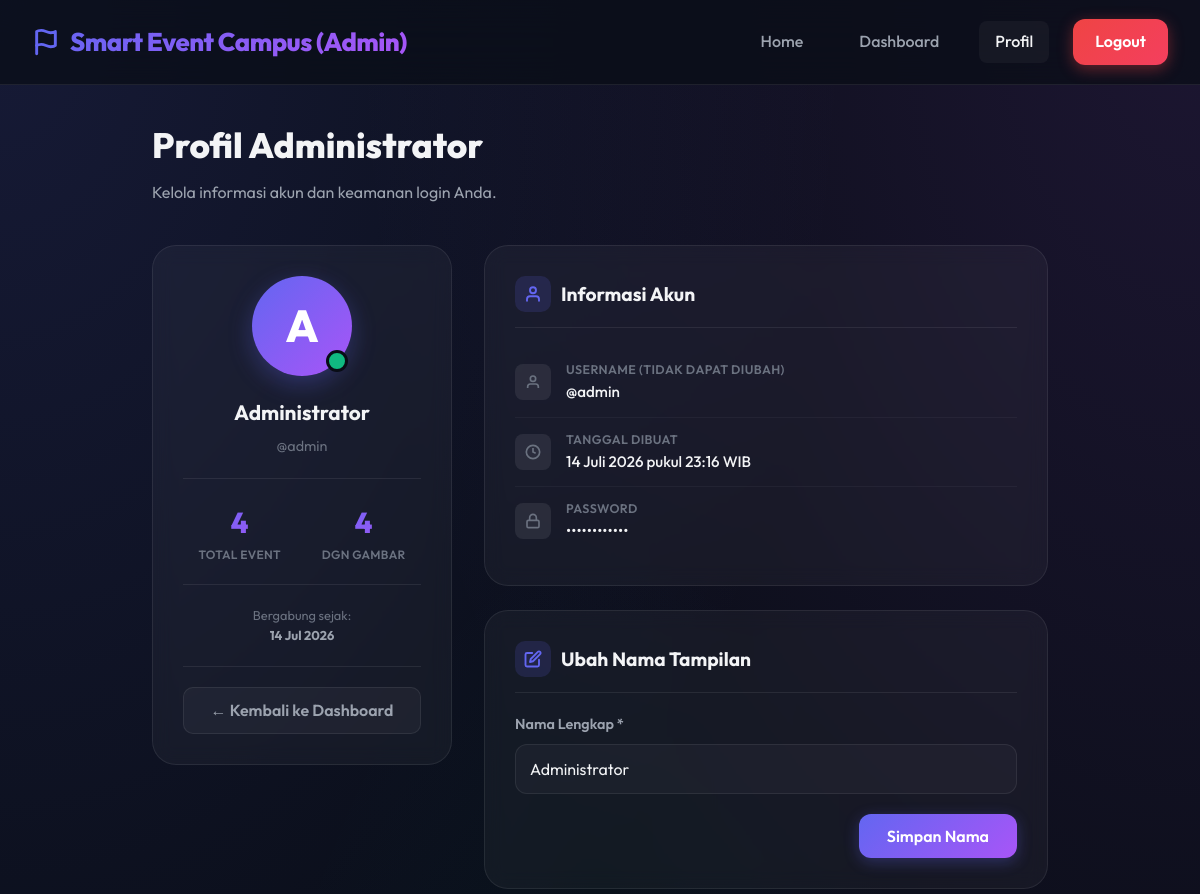
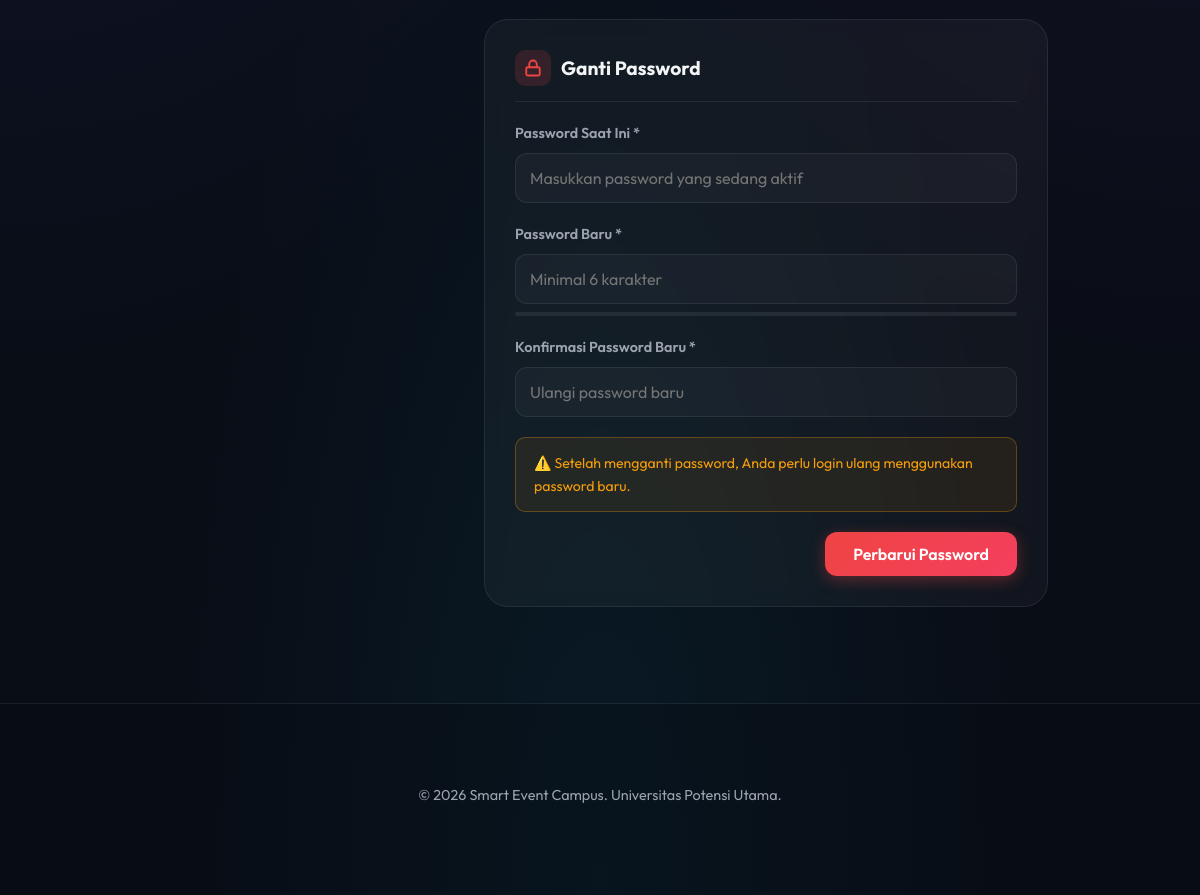
Screenshot of /admin_profile.php (signed in) with the database file from the repository (2 pictures, top to bottom).
### tables this page shows
CREATE TABLE IF NOT EXISTS `users` (
  `id` INT AUTO_INCREMENT PRIMARY KEY,
  `username` VARCHAR(50) NOT NULL UNIQUE,
  `password` VARCHAR(255) NOT NULL,
  `name` VARCHAR(100) NOT NULL,
  `created_at` TIMESTAMP DEFAULT CURRENT_TIMESTAMP
);

### config.php (called while the page is built, shortened)
<?php
function sanitize($str) {
    return htmlspecialchars($str, ENT_QUOTES, 'UTF-8');
}
?>

### admin_profile.php (the view, shortened to what this page needs)
<?php
require_once 'config.php';
try {
    $stmt = $pdo->prepare("SELECT * FROM users WHERE id = :id LIMIT 1");
    $stmt->execute(['id' => $_SESSION['admin_user_id']]);
    $adminData = $stmt->fetch();
} catch (PDOException $e) {
    $adminData = ['username' => $_SESSION['admin_username'], 'name' => $_SESSION['admin_name'], 'created_at' => '-'];
}
try {
    $totalEvents  = $pdo->query("SELECT COUNT(*) FROM events")->fetchColumn();
    $totalUploads = $pdo->query("SELECT COUNT(*) FROM events WHERE image_path IS NOT NULL")->fetchColumn();
} catch (PDOException $e) {
    $totalEvents = $totalUploads = 0;
}
?>
<!DOCTYPE html>
<html lang="id">
<head>
    <link rel="stylesheet" href="style.css">
</head>
<body>
    <nav class="navbar">
        <a href="index.php" class="nav-brand">
            <svg width="28" height="28" viewBox="0 0 24 24" fill="none" stroke="currentColor" stroke-width="2.5" stroke-linecap="round" stroke-linejoin="round" style="color: var(--primary);">
                <path d="M4 15s1-1 4-1 5 2 8 2 4-1 4-1V3s-1 1-4 1-5-2-8-2-4 1-4 1z"></path>
                <line x1="4" y1="22" x2="4" y2="15"></line>
            </svg>
            <span>Smart Event Campus (Admin)</span>
        </a>
        <div class="nav-links" id="nav-links-menu">
            <a href="index.php" class="nav-link">Home</a>
            <a href="admin_dashboard.php" class="nav-link">Dashboard</a>
            <a href="admin_profile.php" class="nav-link active">Profil</a>
            <a href="logout.php" class="nav-btn" style="background: linear-gradient(135deg, #ef4444, #f43f5e); box-shadow: 0 4px 15px rgba(239,68,68,0.4);">Logout</a>
        </div>
    </nav>
    <main class="profile-wrapper">
        <div>
            <h1 class="profile-page-title">Profil Administrator</h1>
            <p class="profile-page-subtitle">Kelola informasi akun dan keamanan login Anda.</p>
        </div>
        <div class="profile-grid">
            <aside class="profile-sidebar">
                <div class="profile-avatar">
                    <?php echo strtoupper(substr($adminData['name'] ?? 'A', 0, 1)); ?>
                    <div class="profile-avatar-badge"></div>
                </div>
                <div class="profile-name"><?php echo sanitize($adminData['name'] ?? '-'); ?></div>
                <div class="profile-username"><?php echo sanitize($adminData['username'] ?? '-'); ?></div>
                <div class="profile-divider"></div>
                <div class="profile-stat-row">
                    <div class="profile-stat-item">
                        <div class="profile-stat-num"><?php echo $totalEvents; ?></div>
                        <div class="profile-stat-lbl">Total Event</div>
                    </div>
                    <div class="profile-stat-item">
                        <div class="profile-stat-num"><?php echo $totalUploads; ?></div>
                        <div class="profile-stat-lbl">Dgn Gambar</div>
                    </div>
                </div>
                <div class="profile-divider"></div>
                <p class="profile-joined">
                    Bergabung sejak:<br>
                    <strong><?php
                        $createdAt = $adminData['created_at'] ?? null;
                        if ($createdAt && $createdAt !== '-') {
                            $d = new DateTime($createdAt);
                            $bulanId = ['','Jan','Feb','Mar','Apr','Mei','Jun','Jul','Agu','Sep','Okt','Nov','Des'];
                            echo $d->format('d') . ' ' . $bulanId[(int)$d->format('n')] . ' ' . $d->format('Y');
                        } else { echo '-'; }
                    ?></strong>
                </p>
                <div class="profile-divider"></div>
                <a href="admin_dashboard.php" class="btn-secondary" style="width: 100%; display: block;">
                    ← Kembali ke Dashboard
                </a>
            </aside>
            <div class="profile-main">
                <div class="profile-card">
                    <div class="profile-card-title">
                        <div class="icon-wrap">
                            <svg width="18" height="18" viewBox="0 0 24 24" fill="none" stroke="currentColor" stroke-width="2.5" stroke-linecap="round" stroke-linejoin="round">
                                <path d="M20 21v-2a4 4 0 0 0-4-4H8a4 4 0 0 0-4 4v2"></path>
                                <circle cx="12" cy="7" r="4"></circle>
                            </svg>
                        </div>
                        Informasi Akun
                    </div>
                    <div class="info-row">
                        <div class="info-row-icon">
                            <svg width="16" height="16" viewBox="0 0 24 24" fill="none" stroke="currentColor" stroke-width="2.5"><path d="M20 21v-2a4 4 0 0 0-4-4H8a4 4 0 0 0-4 4v2"></path><circle cx="12" cy="7" r="4"></circle></svg>
                        </div>
                        <div>
                            <div class="info-row-label">Username (tidak dapat diubah)</div>
                            <div class="info-row-value">@<?php echo sanitize($adminData['username'] ?? '-'); ?></div>
                        </div>
                    </div>
                    <div class="info-row">
                        <div class="info-row-icon">
                            <svg width="16" height="16" viewBox="0 0 24 24" fill="none" stroke="currentColor" stroke-width="2.5"><circle cx="12" cy="12" r="10"></circle><polyline points="12 6 12 12 16 14"></polyline></svg>
                        </div>
                        <div>
                            <div class="info-row-label">Tanggal Dibuat</div>
                            <div class="info-row-value">
                                <?php
                                    $createdAt = $adminData['created_at'] ?? null;
                                    if ($createdAt && $createdAt !== '-') {
                                        $d = new DateTime($createdAt);
                                        $bulanId = ['','Januari','Februari','Maret','April','Mei','Juni','Juli','Agustus','September','Oktober','November','Desember'];
                                        echo $d->format('d') . ' ' . $bulanId[(int)$d->format('n')] . ' ' . $d->format('Y') . ' pukul ' . $d->format('H:i') . ' WIB';
                                    } else { echo '-'; }
                                ?>
                            </div>
                        </div>
                    </div>
                    <div class="info-row">
                        <div class="info-row-icon">
                            <svg width="16" height="16" viewBox="0 0 24 24" fill="none" stroke="currentColor" stroke-width="2.5"><rect x="3" y="11" width="18" height="11" rx="2" ry="2"></rect><path d="M7 11V7a5 5 0 0 1 10 0v4"></path></svg>
                        </div>
                        <div>
                            <div class="info-row-label">Password</div>
                            <div class="info-row-value">••••••••••••</div>
                        </div>
                    </div>
                </div>
                <div class="profile-card">
                    <div class="profile-card-title">
                        <div class="icon-wrap">
                            <svg width="18" height="18" viewBox="0 0 24 24" fill="none" stroke="currentColor" stroke-width="2.5" stroke-linecap="round" stroke-linejoin="round">
                                <path d="M11 4H4a2 2 0 0 0-2 2v14a2 2 0 0 0 2 2h14a2 2 0 0 0 2-2v-7"></path>
                                <path d="M18.5 2.5a2.121 2.121 0 1 1 3 3L12 15l-4 1 1-4 9.5-9.5z"></path>
                            </svg>
                        </div>
                        Ubah Nama Tampilan
                    </div>
                    <form method="POST" action="admin_profile.php">
                        <div class="form-group">
                            <label for="name" class="form-label">Nama Lengkap *</label>
                            <input type="text" name="name" id="name" class="form-control"
                                   value="<?php echo sanitize($adminData['name'] ?? ''); ?>"
                                   placeholder="Masukkan nama lengkap Anda" required maxlength="100">
                        </div>
                        <div class="form-actions" style="margin-top: 10px; border-top: none; padding-top: 0;">
                            <button type="submit" name="update_profile" class="btn-primary" style="width: auto; padding: 12px 28px;">
                                Simpan Nama
                            </button>
                        </div>
                    </form>
                </div>
                <div class="profile-card">
                    <div class="profile-card-title">
                        <div class="icon-wrap" style="background: rgba(239,68,68,0.15); color: var(--error);">
                            <svg width="18" height="18" viewBox="0 0 24 24" fill="none" stroke="currentColor" stroke-width="2.5" stroke-linecap="round" stroke-linejoin="round">
                                <rect x="3" y="11" width="18" height="11" rx="2" ry="2"></rect>
                                <path d="M7 11V7a5 5 0 0 1 10 0v4"></path>
                            </svg>
                        </div>
                        Ganti Password
                    </div>
                    <form method="POST" action="admin_profile.php" id="password-form">
                        <div class="form-group">
                            <label for="current_password" class="form-label">Password Saat Ini *</label>
                            <input type="password" name="current_password" id="current_password" class="form-control"
                                   placeholder="Masukkan password yang sedang aktif" required>
                        </div>
                        <div class="form-group">
                            <label for="new_password" class="form-label">Password Baru *</label>
                            <input type="password" name="new_password" id="new_password" class="form-control"
                                   placeholder="Minimal 6 karakter" required minlength="6">
                            <div class="strength-bar-wrap">
                            </div>
                        </div>
                        <div class="form-group">
                            <label for="confirm_password" class="form-label">Konfirmasi Password Baru *</label>
                            <input type="password" name="confirm_password" id="confirm_password" class="form-control"
                                   placeholder="Ulangi password baru" required>
                        </div>
                        <div style="background: rgba(245,158,11,0.08); border: 1px solid rgba(245,158,11,0.3); border-radius: 10px; padding: 14px 18px; margin-bottom: 20px; font-size: 0.88rem; color: var(--warning);">
                            ⚠️ Setelah mengganti password, Anda perlu login ulang menggunakan password baru.
                        </div>
                        <div class="form-actions" style="margin-top: 0; border-top: none; padding-top: 0;">
                            <button type="submit" name="change_password" class="btn-primary"
                                    style="width: auto; padding: 12px 28px; background: linear-gradient(135deg, #ef4444, #f43f5e); box-shadow: 0 4px 15px rgba(239,68,68,0.35);">
                                Perbarui Password
                            </button>
                        </div>
                    </form>
                </div>
            </div>
        </div>
    </main>
    <footer class="footer">
        <div class="container">
            <p>&copy; <?php echo date('Y'); ?> Smart Event Campus. Universitas Potensi Utama.</p>
        </div>
    </footer>
</body>
</html>

### Style.css (style rules this page uses)
:root { --bg-main: #090d16; --bg-glass: rgba(255, 255, 255, 0.04); --bg-glass-hover: rgba(255, 255, 255, 0.08); --border-glass: rgba(255, 255, 255, 0.08); --border-glass-focus: rgba(99, 102, 241, 0.5); --primary: #6366f1; --primary-glow: rgba(99, 102, 241, 0.3); --secondary: #a855f7; --secondary-glow: rgba(168, 85, 247, 0.3); --accent: #06b6d4; --text-primary: #f3f4f6; --text-secondary: #9ca3af; --text-muted: #6b7280; --success: #10b981; --success-bg: rgba(16, 185, 129, 0.1); --warning: #f59e0b; --warning-bg: rgba(245, 158, 11, 0.1); --error: #ef4444; --error-bg: rgba(239, 68, 68, 0.1); --transition-smooth: all 0.3s cubic-bezier(0.4, 0, 0.2, 1); --border-radius-sm: 8px; --border-radius-md: 16px; --border-radius-lg: 24px; }
* { box-sizing: border-box; margin: 0; padding: 0; font-family: 'Outfit', sans-serif; outline: none; }
body { background-color: var(--bg-main); color: var(--text-primary); min-height: 100vh; overflow-x: hidden; line-height: 1.6; background-image: radial-gradient(at 0% 0%, rgba(99, 102, 241, 0.15) 0px, transparent 50%), radial-gradient(at 100% 0%, rgba(168, 85, 247, 0.12) 0px, transparent 50%), radial-gradient(at 50% 100%, rgba(6, 182, 212, 0.08) 0px, transparent 50%); background-attachment: fixed; }
a { color: inherit; text-decoration: none; transition: var(--transition-smooth); }
.navbar { position: sticky; top: 0; z-index: 100; background: rgba(9, 13, 22, 0.7); backdrop-filter: blur(20px); -webkit-backdrop-filter: blur(20px); border-bottom: 1px solid var(--border-glass); padding: 1.2rem 2rem; display: flex; justify-content: space-between; align-items: center; transition: var(--transition-smooth); }
.nav-brand { font-size: 1.6rem; font-weight: 800; letter-spacing: -0.5px; background: linear-gradient(135deg, var(--primary), var(--secondary)); -webkit-background-clip: text; -webkit-text-fill-color: transparent; display: flex; align-items: center; gap: 10px; }
.nav-links { display: flex; align-items: center; gap: 1.5rem; }
.nav-link { color: var(--text-secondary); font-weight: 500; font-size: 1rem; padding: 8px 16px; border-radius: var(--border-radius-sm); }
.nav-link:hover, .nav-link.active { color: var(--text-primary); background: var(--bg-glass); }
.nav-btn { background: linear-gradient(135deg, var(--primary), var(--secondary)); color: white; font-weight: 600; padding: 10px 22px; border-radius: 12px; box-shadow: 0 4px 15px var(--primary-glow); }
.container { max-width: 1200px; margin: 0 auto; padding: 2rem; }
.form-group { margin-bottom: 20px; }
.form-label { display: block; font-size: 0.9rem; font-weight: 600; color: var(--text-secondary); margin-bottom: 8px; }
.form-control { width: 100%; background: rgba(255, 255, 255, 0.03); border: 1px solid var(--border-glass); border-radius: 12px; padding: 14px; color: var(--text-primary); font-size: 1rem; transition: var(--transition-smooth); }
.btn-primary { width: 100%; background: linear-gradient(135deg, var(--primary), var(--secondary)); color: white; border: none; border-radius: 12px; padding: 14px; font-size: 1rem; font-weight: 600; cursor: pointer; box-shadow: 0 4px 15px var(--primary-glow); transition: var(--transition-smooth); }
.btn-secondary { display: inline-block; background: var(--bg-glass); border: 1px solid var(--border-glass); color: var(--text-secondary); padding: 10px 20px; border-radius: 10px; font-weight: 600; cursor: pointer; transition: var(--transition-smooth); text-align: center; }
.form-actions { display: flex; justify-content: flex-end; gap: 15px; margin-top: 30px; border-top: 1px solid var(--border-glass); padding-top: 20px; }
.footer { border-top: 1px solid var(--border-glass); padding: 3rem 1rem; text-align: center; color: var(--text-secondary); font-size: 0.9rem; background: rgba(9, 13, 22, 0.4); margin-top: 4rem; }
.footer p { margin-bottom: 8px; }

### rows the page displays
users: name "A", name "Administrator", username "admin", created_at "14", created_at "Jul", created_at "2026", created_at "Juli", created_at "23:16"

### other values shown
$totalEvents "4"
$totalUploads "4"
